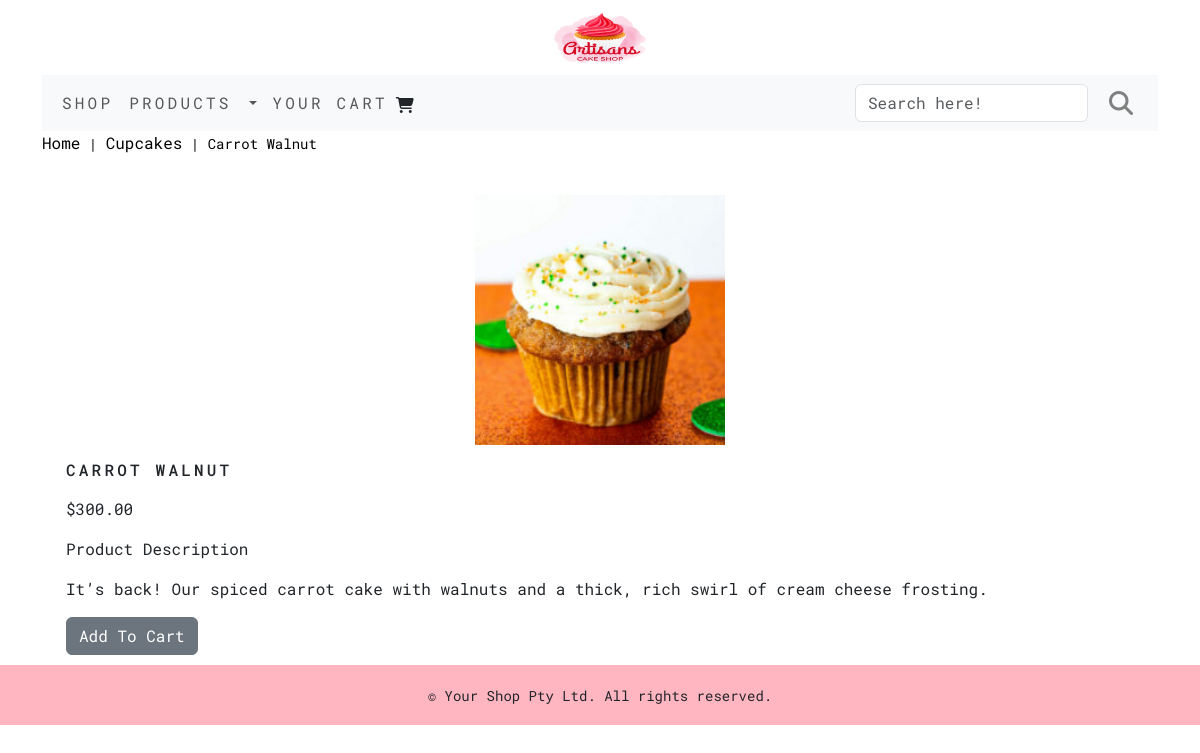
The page /shop/cupcakes/carrot-walnut on the database its author committed.
### shopApp/models.py (models this page shows, shortened)
class Product(models.Model):
    prod_name = models.CharField(max_length=250, unique=True)
    slug = models.SlugField(max_length=250, unique=True)
    prod_desc = models.TextField(blank=True)
    prod_price = models.DecimalField(max_digits=10, decimal_places=2)
    category = models.ForeignKey(Category, on_delete=models.CASCADE)
    prod_image = models.ImageField(upload_to='product', blank=True)
    stock = models.IntegerField()
    availability = models.BooleanField(default=True)
    created = models.DateTimeField(auto_now_add=True)
    updated = models.DateTimeField(auto_now=True)
    class Meta:
        ordering = ('prod_name',)
        verbose_name = 'product'
        verbose_name_plural = 'products'

class Category(models.Model):
    category_name = models.CharField(max_length=250, unique=True)
    slug=models.SlugField(max_length=250, unique=True)
    category_desc = models.TextField(blank=True)
    cat_image = models.ImageField(upload_to='category', blank=True)
    class Meta:
        ordering=('category_name',)
        verbose_name = 'category'
        verbose_name_plural = 'categories'
    def get_url(self):
        return reverse('shopApp:product_by_category', args=[self.slug])
    def __str__(self):
        return '{}'.format(self.category_name)

### shopApp/views.py (the view)
# urls.py: path('<slug:c_slug>/<slug:p_slug>', views.prod_detail, name='productDetail'),
def prod_detail(request, p_slug, c_slug):
    try:
        product = Product.objects.get(category__slug=c_slug, slug=p_slug)
    except Exception as e:
        raise e
    return render(request, 'product.html', {'product':product})

### Cart/context_processors.py (called while the page is built)
def counter(request):
    counter = 0
    if 'admin' in request.path:
        return{}
    else:
        try:
            cart = Cart.objects.filter(cart_id=_cart_id(request))
            cart_items = CartItem.objects.all().filter(cart=cart[:1])
            for cart_item in cart_items:
                counter += cart_item.quantity
        except Cart.DoesNotExist:
            counter = 0
    return  dict(counter=counter)

### Cart/views.py (called while the page is built)
def _cart_id(request):
    cart = request.session.session_key
    if not cart:
        cart = request.session.create()
    print(Cart.cart_id , "-->this is key")
    return cart

### shopApp/context_processors.py (called while the page is built)
def menu_links(request):
    links = Category.objects.all()
    return dict(links=links)

### templates/product.html (shortened to what this page needs)
{% extends 'base.html' %}
{% load static %}
{% block content %}
<div class="row my_prod_row">
    <div class="mx-auto">
        <p ><a href="{% url 'shopApp:allProductCat' %}">Home</a> |
        <a href="{{product.category.get_url}}" >{{product.category}}</a> | {{product.prod_name}}</p>
    </div>
</div>
<br>
<div class="container">
    <div class="row">
        <div class="col-md-12 col-sm-12 col-md-12 col-lg-12 text-center">
            <div style="min-width:18rem;">
                <img class="my-prod-image" src="{{product.prod_image.url}}" alt="{{product.prod_name}}">
            </div>
        </div>
    </div>
    <div>
        <div class="container" style="margin-bottom:10px;">
            <div class="col-md-12 col-sm-12 col-md-12 col-lg-12">
                <h1 class="my_product_title">{{product.prod_name}}</h1>
                <p>${{product.prod_price}}</p>
                <p class="my_prod_title">Product Description</p>
                <p class="text-justify my_prod_text">{{product.prod_desc}}</p>
                {% if product.stock <= 0 %}
                    <p class="text-justify my_prod_text"><b>Out of Stock</b></p>
                {% else %}
                    <a class="btn btn-secondary" href="{% url 'cart:add_cart' product.id %}">Add To Cart</a>
                {% endif %}
            </div>
        </div>
    </div>
</div>
{% endblock %}

### static/css/custom.css (style rules this page uses)
body { font-family: 'Roboto Mono', monospace; }
a { color:inherit; font-size:16px; text-decoration: none; }
.my-prod-image { width:250px; height:250px; }
.my_prod_row .mx-auto { color:#000; font-size: 14px; text-decoration:none; }
.my_product_title { font-size:16px; text-transform:uppercase; letter-spacing:.2em; padding-top:15px; padding-bottom:10px; }
.my_prod_text { padding-right:20px; }

### rows shown on the page
Product: category "Cupcakes", prod_name "Carrot Walnut", prod_image (picture), prod_name "CARROT WALNUT", prod_price "300.00", prod_desc "It’s back! Our spiced carrot cake with walnuts and a thick, rich swirl of cream cheese frosting."
